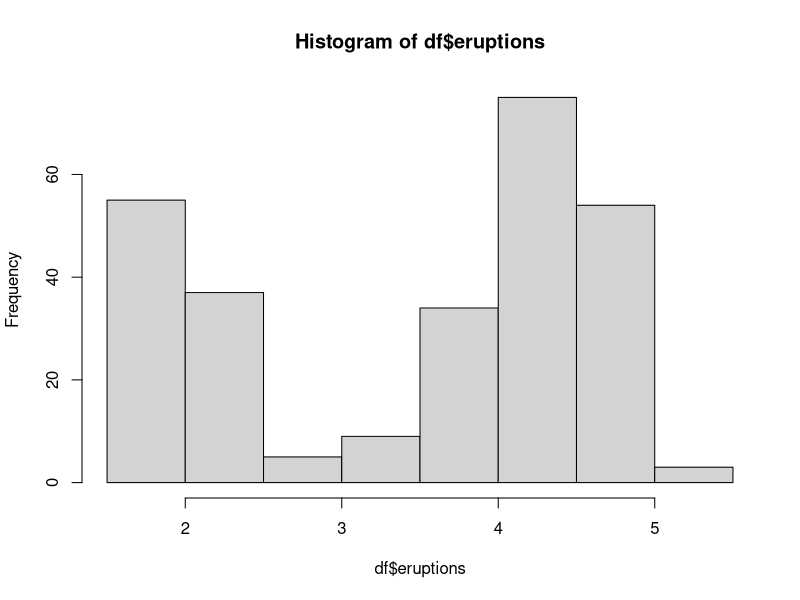
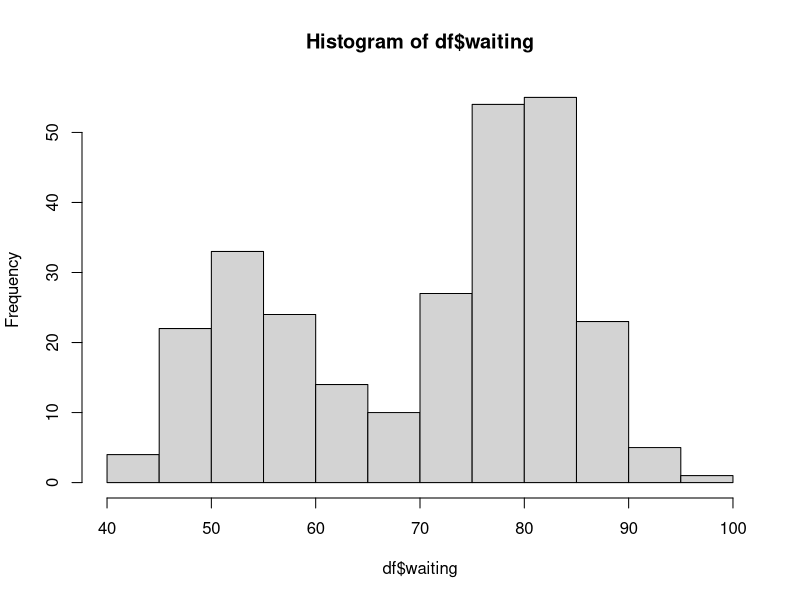

Here is the R script that generated these plots, in order:
## ---- chunk 1
knitr::opts_chunk$set(echo = TRUE)
library(tidyverse)
## ---- chunk 2
df <- faithful
## ---- chunk 3
t <- matrix(c("eruptions","the duration of the eruption, minutes","waiting", "waiting time to next eruption, minutes"), nrow = 2, byrow=T) 
colnames(t) <- c("variable","description") 
t<- as_tibble(t)
t
## ---- chunk 4
summary(df)
## ---- chunk 5
hist(df$eruptions)
hist(df$waiting)

